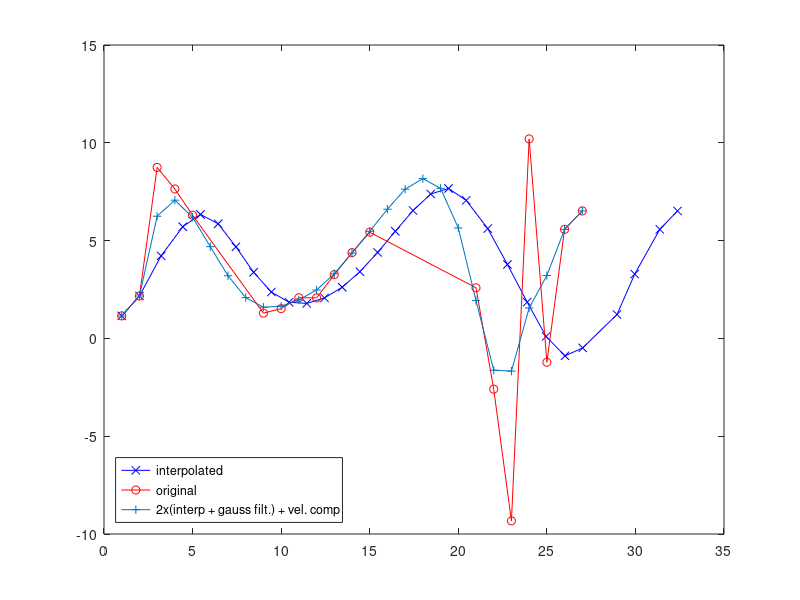

Write the MATLAB code that produced this figure.
clear all;

% xOrig = [1,1.5,3,7,8,9,10,11,12,19,20,21,22,23,24,27,28,29,30,31,32,33,34,35,36,37];
% yOrig = [1,1.5,3,3,2,1,0,-1,-2,3,4,4.5, 5, 5, 5, 2, 2, 2, 2, 2.5, 4, 1, 3, 2, 3, 3];

%xOrig = [0.5,1,2,3,4,8,9,10,11];
%yOrig = [0.5,1,3,5,7,33,30,27,24];

%xOrig = [1,4,5,6,7,9,10,11,12,14];
%yOrig = [1,2,3,4,5,6,7,8,9,10];

%xOrig = [1,2,3,4,5,11,12,13,14,15];
%yOrig = [1,1,1,1,1,3,3,3,3,3];

xOrig = [1,2,3,4,5,9,10,11,12,13,14,15,21,22,23,24,25,26,27];
yOrig = [1,2,8,7,6,1,1,2,2,3,4,5,2,-3,-10,10,-2,5,6];

xg1 = [];
yg1 = [];

%add noise to data
for i = 1:size(xOrig,2)
    yOrig(i) = yOrig(i) + rand()*0.8;
end

x = xOrig;
y = yOrig;

fprintf('size of xOrig=%d \n', size(xOrig,2));
fprintf('size of yOrig=%d \n' , size(yOrig,2));

%find shortest period
shortestPeriod = 9999;
for i = 1:(size(x,2)-1)
    diff = x(i+1)-x(i);
    if diff < shortestPeriod
        shortestPeriod = diff;
    end
end

%New trajectory
xn = [];
yn = [];

%xn = [xn, x(1)];

speedLimit = 2;
timeCompensation = 0;
stretchFactor = 1.2;

%start the interpolation
disp('starting interpolation search ')

for cycle = 1:2
    %start looking for larger gaps first and then reduce the gap threshold per
    %eac cycle
    for k = linspace(5,2,3)
        for i = 1:(size(x,2)-1)
            %fprintf('  i=%d \n', i)
            diff = x(i+1)-x(i);
            %fprintf('  diff=%f \n', diff)

            % 
            if diff > k*shortestPeriod
                %disp('    found a gap larger than shortestPeriod')
                %Get the velocities
                vel1 = 0;
                vel2 = 0;

                %If first or last period, then have same velocities
                if (i == 1) | (i == (size(x,2)-1))
                    disp('    first/last period');
                    vel1 = (y(i+1)-y(i)) / diff;
                    vel2 = vel1;       
                else
                    disp('    intermeidate period');
                    vel1 = (y(i)-y(i-1)) / (x(i)-x(i-1));
                    vel2 = (y(i+2)-y(i+1)) / (x(i+2)-x(i+1));
                end

                fprintf('    vel1=%f \n', vel1);
                fprintf('    vel2=%f \n\n', vel2);

                %initialize the variables
                acceleration = (vel2 - vel1) / diff;
                stepsFloat = diff / shortestPeriod;
                stepsInt = floor(stepsFloat);
                dt = diff / stepsInt;

                %first, add the starting point
                xn = [xn, x(i)];
                yn = [yn, y(i)];

                %start filling the area in between
                for j = 1:(stepsInt - 1)
                    %fprintf('      j=%d \n', j)
                    new_x = x(i) + dt*j;
                    traj1 = y(i) + vel1*dt*j + (acceleration/2)*((dt*j)^2);
                    traj2 = y(i+1) - vel2*dt*(stepsInt - j) + (acceleration/2)*((dt*(stepsInt - j))^2);

                    %blend = (dt*j/diff)^1;
                    blend = (1 + cos(pi*dt*j/diff))/2;
                    new_y = blend*traj1 + (1 - blend)*traj2;
                    %new_y = traj2;

                    %fprintf('      new_x=%f \n', new_x);
                    %fprintf('      new_y=%f \n', new_y);

                    xn = [xn, new_x];
                    yn = [yn, new_y];
                end

            else
                xn = [xn, x(i)];
                yn = [yn, y(i)];
            end
        end

        xn = [xn, x(end)];
        yn = [yn, y(end)];

        x = xn;
        y = yn;

        xn = [];
        yn = [];
    end
    % Gaussian filtering
    gaussFilter = [0.06136,	0.24477, 0.38774, 0.24477, 0.06136];
    kernelcheck = sum(gaussFilter);
    startIndex = floor(size(gaussFilter,2)/2) + 1;
    
    % Add first two elements (fixed kernel size of 5)
    yg = [y(1), y(2)];

    for i = 3:(size(x,2)-2)
        filtered = 0;
        for j = 1:size(gaussFilter,2)
            filtered = filtered + gaussFilter(j)*y(i - startIndex + j);
        end
        yg = [yg, filtered];
    end
    
    % Add last two elements (fixed kernel size of 5)
    yg = [yg, y(size(x,2) - 1), y(size(x,2))];
    
    % put filtered values back into result array
    y = yg;
    %find the sections that exceed the joint speed limit
    if cycle == 1
        yg1 = yg;
        xg1 = x;
        xn = [xn, x(1)];
        
        for i = 1:(size(x,2)-1)
            diff = x(i+1)-x(i);
            vel = abs( (y(i+1)-y(i)) / diff );

            if vel >= speedLimit
                fprintf('speed exceeded at i=%d, speed=%f\n', i, vel)
                newDiff = (vel/speedLimit)*diff*stretchFactor;
                timeCompensation = timeCompensation + (newDiff - diff);
                fprintf('timeCompensation=%f\n', timeCompensation)
            end

            xn = [xn, x(i+1) + timeCompensation];    
        end
        x = xn;
        xn = [];
    end   
end

fprintf('size of xOrig=%d \n', size(xOrig,2));
fprintf('size of yOrig=%d \n' , size(yOrig,2));

fprintf('size of x=%d \n', size(x,2));
fprintf('size of y=%d \n' , size(y,2));

%fprintf('size of xg=%d \n', size(xg,2));
%fprintf('size of yg=%d \n' , size(yg,2));

plot(x, y, '-xb')
hold on;
plot(xOrig, yOrig, '-or')
hold on;
plot(xg1, yg1, '-+')

x
legend('interpolated','original','2x(interp + gauss filt.) + vel. comp','Location','southwest')

 
    
    